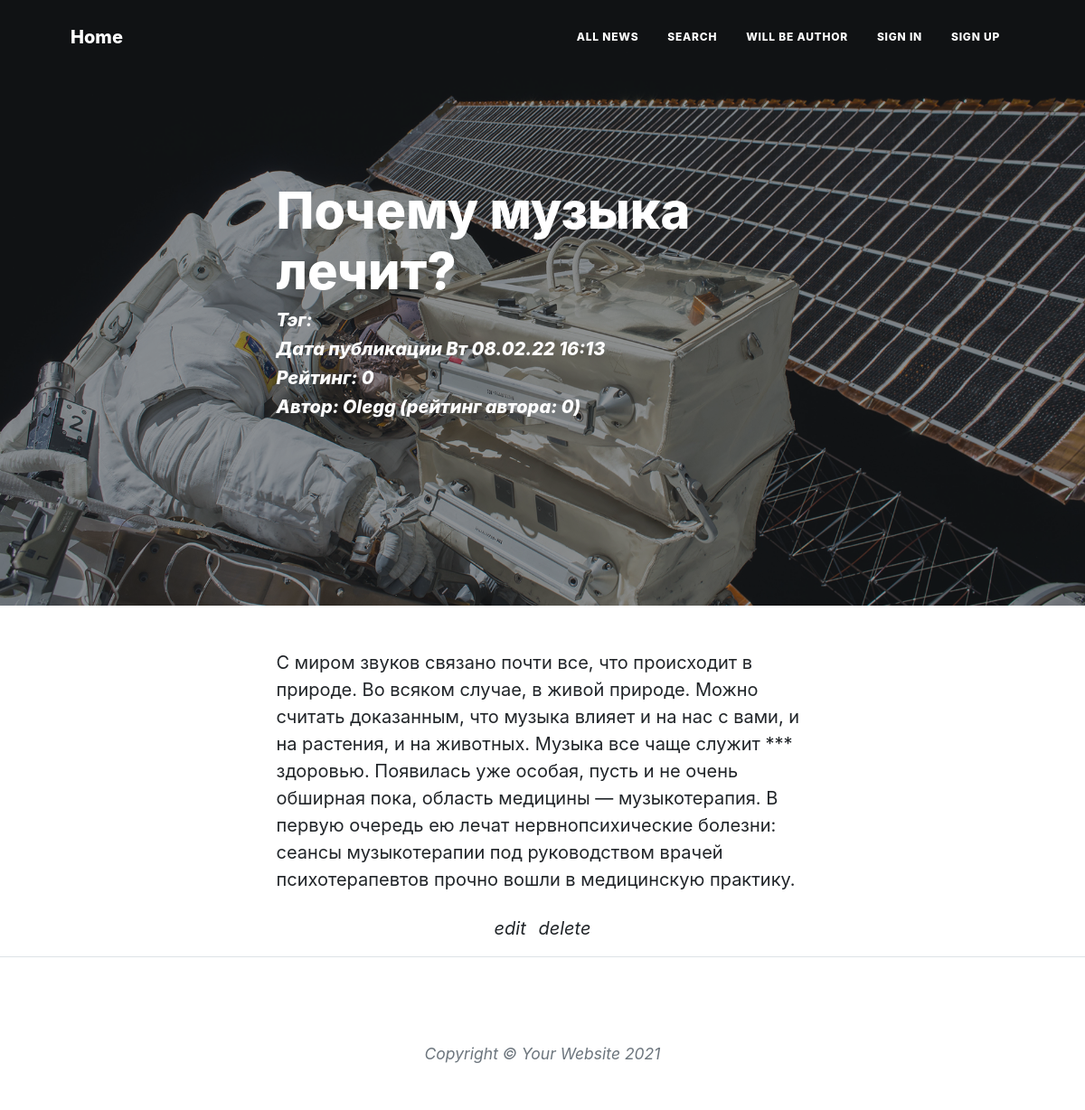
Page /news/8/ on the earlier database version.
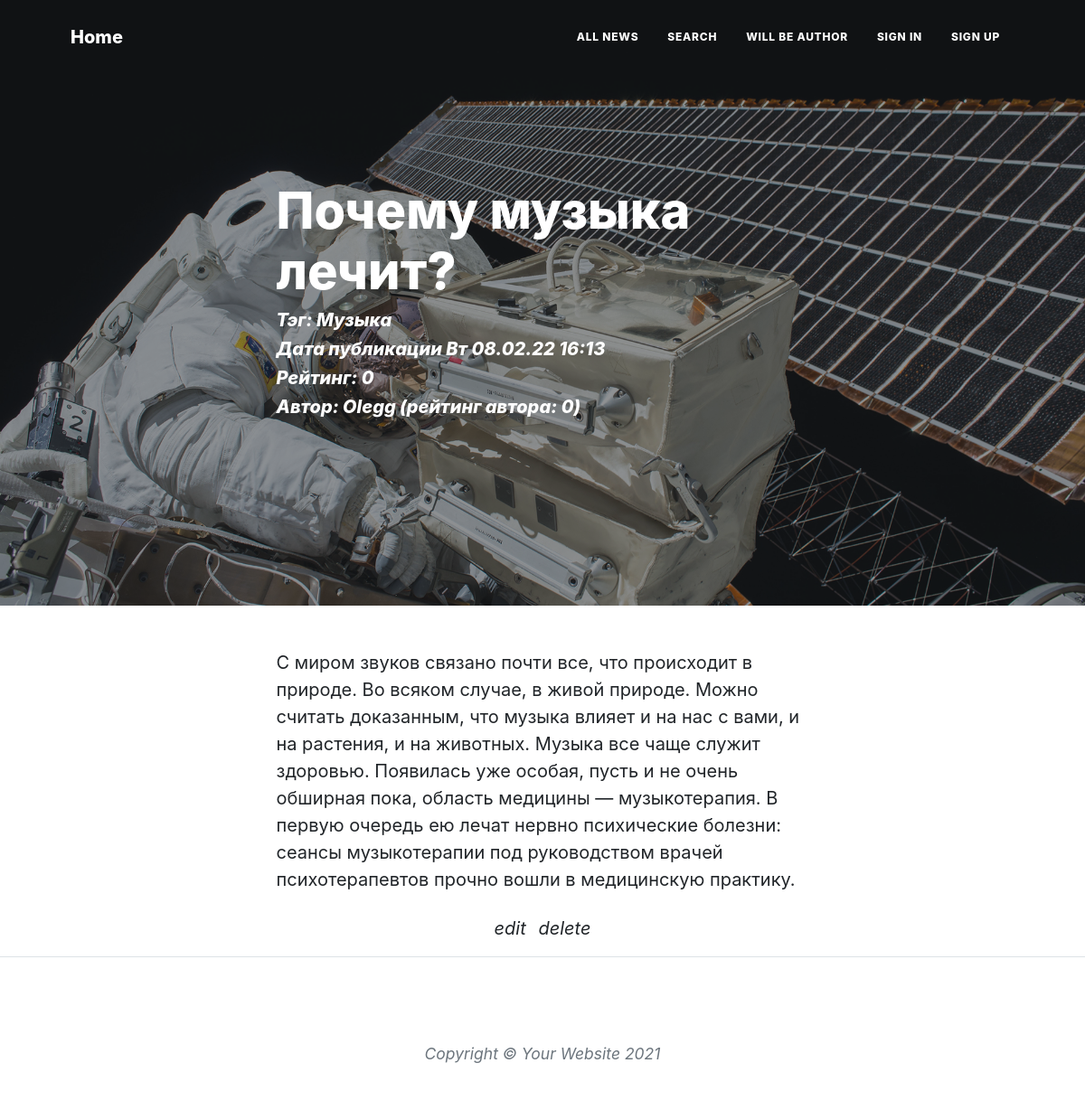
Same page on the later database version.
### news/models.py (models this page shows, shortened)
class Post(models.Model):
    story = 'ST'
    news = 'NW'
    VARIANTS = [
        (story, 'статья'),
        (news, 'новость'),
    ]
    type = models.CharField('Тип', max_length=2, choices=VARIANTS)
    time = models.DateTimeField('Дата публикации', auto_now_add=True)
    header = models.CharField('Заголовок', max_length=255)
    text = models.TextField('Текст')
    rating = models.IntegerField('Рейтинг', default=0)
    author = models.ForeignKey(Author, verbose_name='Автор', on_delete=models.CASCADE)
    category = models.ManyToManyField(Category, verbose_name='Категории', related_name='post_category')
    class Meta:
        verbose_name = 'Публикация'
        verbose_name_plural = 'Публикации'

class Author(models.Model):
    name = models.OneToOneField(User, verbose_name='Автор', on_delete=models.CASCADE)
    rating = models.IntegerField('Рейтинг', default=0)
    class Meta:
        verbose_name = 'Автор'
        verbose_name_plural = 'Авторы'

class Category(models.Model):
    name = models.CharField('Категория', max_length=150, unique=True)
    class Meta:
        verbose_name = 'Категория'
        verbose_name_plural = 'Категории'

### news/views.py (the view)
# urls.py: path('<int:pk>/', PostView.as_view(), name='detail'),
class PostView(DetailView):
    model = Post
    context_object_name = 'post'
    def get_context_data(self, **kwargs):
        context = super().get_context_data(**kwargs)
        context['is_not_author'] = not self.request.user.groups.filter(name='authors').exists()
        context['is_author'] = self.request.user.groups.filter(name='authors').exists()
        return context

### news/templatetags/custom_filters.py (called while the page is built)
@register.filter(name='censor')
def censor(value):
    bad_words = ['kaka', 'saka', 'nigga']
    text = set(value.split())
    for i in text:
        for j in bad_words:
            if i == j:
                return value.replace(i, '***')
    return value

### templates/news/Post_detail.html (shortened to what this page needs)
{% extends 'news/Base.html' %}
{% load static %}
{% load custom_filters %}
{% block content %}
        <header class="masthead" style="background-image: url({% static 'news/assets/img/post-bg.jpg' %})">
            <div class="container position-relative px-4 px-lg-5">
                <div class="row gx-4 gx-lg-5 justify-content-center">
                    <div class="col-md-10 col-lg-8 col-xl-7">
                        <div class="post-heading">
                            <h1>{{ post.header }}</h1>
                            <span class="meta">
                                <h5>Тэг: {% for cat in post.category.all %} {{ cat.name }} {% endfor %}</h5>
                                <h5>Дата публикации {{ post.time|date:'D d.m.y H:i'}}</h5>
                                <h5>Рейтинг: {{ post.rating }}</h5>
                                <h5>Автор: {{ post.author.name.username }} (рейтинг автора: {{ post.author.rating }})</h5>
                            </span>
                        </div>
                    </div>
                </div>
            </div>
        </header>
        <article class="mb-4">
            <div class="container px-4 px-lg-5">
                <div class="row gx-4 gx-lg-5 justify-content-center">
                    <div class="col-md-10 col-lg-8 col-xl-7">
                        {{ post.text|censor }}
                    </div>
                </div>
            </div>
        </article>
        <div class="container px-4 px-lg-5">
                <div class="row gx-4 gx-lg-5 justify-content-center">
                    <div class="col-md-10 col-lg-8 col-xl-7">
                        <ul class="list-inline text-center">
                            <li class="list-inline-item">
                                <a href="{% url 'edit' post.id %}">
                                    <span class="fa-stack fa-lg">
                                        <i class="post-subtitle">edit</i>
                                    </span>
                                </a>
                            </li>
                            <li class="list-inline-item">
                                <a href="{% url 'delete' post.id %}">
                                    <span class="fa-stack fa-lg">
                                        <i class="post-subtitle">delete</i>
                                    </span>
                                </a>
                            </li>
                        </ul>
                    </div>
                </div>
            </div>
{% endblock content %}

### templates/news/Base.html (shortened to what this page needs)
<!DOCTYPE html>
{% load static %}
<html lang="en">
    <head>
        <link href="{% static 'news/css/font_1.css' %}" rel="stylesheet" type="text/css" />
        <link href="{% static 'news/css/font_2.css' %}" rel="stylesheet" type="text/css" />
        <link href="{% static 'news/css/styles.css' %}" rel="stylesheet" />
    </head>
    <body>
        <nav class="navbar navbar-expand-lg navbar-light" id="mainNav">
            <div class="container px-4 px-lg-5">
                <a class="navbar-brand" href="{% url 'list' %}">Home</a>
                <div class="collapse navbar-collapse" id="navbarResponsive">
                    <ul class="navbar-nav ms-auto py-4 py-lg-0">
                        <li class="nav-item"><a class="nav-link px-lg-3 py-3 py-lg-4" href="{% url 'list' %}">All news</a></li>
                        <li class="nav-item"><a class="nav-link px-lg-3 py-3 py-lg-4" href="{% url 'search' %}">Search</a></li>
                        {% if is_not_author %}
                        <li class="nav-item"><a class="nav-link px-lg-3 py-3 py-lg-4" href="{% url 'upgrade' %}">Will be author</a></li>
                        {% else %}
                        <li class="nav-item"><a class="nav-link px-lg-3 py-3 py-lg-4" href="{% url 'add' %}">Add post</a></li>
                        {% endif %}
                        {% if user.is_authenticated %}
                        <li class="nav-item"><a class="nav-link px-lg-3 py-3 py-lg-4" href="{% url 'account_email' %}">Change E-mail</a></li>
                        <li class="nav-item"><a class="nav-link px-lg-3 py-3 py-lg-4" href="{% url 'account_logout' %}">Sign Out</a></li>
                        <li class="nav-item"><a class="nav-link px-lg-3 py-3 py-lg-4" >{{ user.username }}</a></li>
                        {% else %}
                        <li class="nav-item"><a class="nav-link px-lg-3 py-3 py-lg-4" href="{% url 'account_login' %}">Sign In</a></li>
                        <li class="nav-item"><a class="nav-link px-lg-3 py-3 py-lg-4" href="{% url 'account_signup' %}">Sign Up</a></li>
                        {% endif %}
                    </ul>
                </div>
            </div>
        </nav>
        {% block content %}
        {% endblock content %}
        <footer class="border-top">
            <div class="container px-4 px-lg-5">
                <div class="row gx-4 gx-lg-5 justify-content-center">
                    <div class="col-md-10 col-lg-8 col-xl-7">
                        <ul class="list-inline text-center">
                        </ul>
                        <div class="small text-center text-muted fst-italic">Copyright &copy; Your Website 2021</div>
                    </div>
                </div>
            </div>
        </footer>
    </body>
</html>

Differences in the rows shown:
changed Post "Почему музыка лечит?": text|censor "…Музыка все чаще служит *** здоровью. Появилась уже особая, пусть и не очень обширная пока, область медицины — музыкотерапия. В первую очередь ею лечат нервнопсихические болезни: сеансы музыкотерапии под…" → "…Музыка все чаще служит здоровью. Появилась уже особая, пусть и не очень обширная пока, область медицины — музыкотерапия. В первую очередь ею лечат нервно психические болезни: сеансы музыкотерапии под…"
now on this page (row unchanged): Category: name "Музыка"
